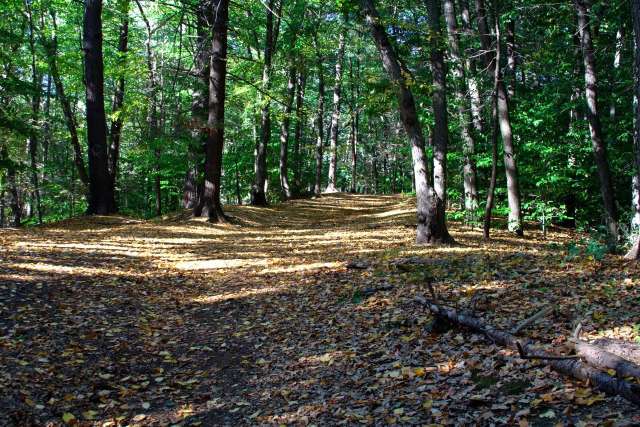
#> input picture nature images/2.jpg, 1280 x 853 px (shown at 1/2 size)
$ python 'image merge.py'
#> lines starting #> are read from the running program, lines starting #| are printed output that depends on the picture
from PIL import Image
from os import path, mkdir
import random
import json
import pandas as pd

# resize image (shrink) by a scale factor s
def shrink(img, s):
    size = (int(img.size[0] / s), int(img.size[1] / s))
    return img.resize(size)

# overlay img2 onto img1
def place_image(img1, img2, c, flip=False):
    if flip:    # randomly flip image
        flip = random.randint(0, 1)
        if flip:
            img2 = img2.transpose(method=Image.FLIP_LEFT_RIGHT)

    # Pasting img2 image on top of copy of img1
    img = img1.copy()
    img.paste(img2, c, mask = img2)
    return img

# create n images by merging img1 and img 2 and save to designated directory
# also create dataframe and save info
'''
dataframe columns:
filename: filename of generated image. format of number + .jpg
class: if image contains mushroom or not. generated images all contain mushrooms, default value is True
width: width of generated image
height: height of generated image
xmin, ymin, xmax, ymax: coordinates for bounding box
'''
def create_save_images(n, img1, img2, scale, c1, c2, flip, path):
    df = pd.DataFrame(columns = ["filename", "class", "width", "height", 'xmin', 'ymin', 'xmax', 'ymax'])

    # create and save image
    for i in range(n):
        # random range of coordinates c1 ~ c2
        random_coord = (random.randint(c1[0], c2[0]), random.randint(c1[1], c2[1]))

        # scale image by y coordinate
        # print(img2.size)
        obj = shrink(img2, scale[0] * (img1.size[1] / random_coord[1]) ** scale[1])
        # print(obj.size)

        # place img2 (obj) onto img1
        img = place_image(img1, obj, random_coord, flip)
        filename = str(i) + '.jpg'
        img.save(path + '/' + filename)

        # create and save dataframe
        data = [filename, "mushroom", img.size[0], img.size[1], random_coord[0], random_coord[1], random_coord[0] + obj.size[0], random_coord[1] + obj.size[1]]
        s = pd.Series(data, index=df.columns)
        df = df.append(s, ignore_index=True)
        df.to_csv('data.csv', index=False)

# helper functions for creating coco dataset
# [58 lines left out: functions image, _category, annotation, csv_to_coco, not called in this run]


if __name__ == "__main__":

    # Opening the primary image (used in background)
    img1 = Image.open(r"./nature images/2.jpg")
#> img1 is the input picture: PIL image 1280x853 RGB; mean R, G, B 68, 78.1, 59.4

    # Opening the secondary image (overlay image)
    img2 = Image.open(r"./mushroom images/3.png")
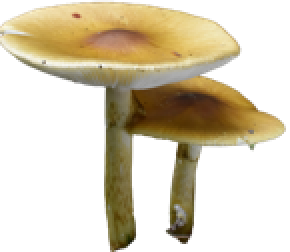
#> input picture mushroom images/3.png, 145 x 126 px (shown 2 times larger)
#> img2 is the input picture: PIL image 145x126 RGBA; mean R, G, B, A 68.6, 58.8, 36.1, 104.2

    # scale format: (shrink factor, (image size / mushroom y coord))
    scale = (1.5, 2)

    start_coord = (0, 456)
    max_coord = (img1.size[0]-img2.size[0], img1.size[1]-img2.size[1])
#> max_coord = (1135, 727)

    output_folder = "./created_images"
    if not path.exists(output_folder):
        mkdir(output_folder)

    create_save_images(100, img1, img2, scale, start_coord, max_coord, True, output_folder)
#> the loop in create_save_images, `for i in range(n):` made 1 pass
#> pass 1, in create_save_images, `obj = shrink(img2, scale[0] * (img1.size[1] / random_coord[1]) ** scal..`:
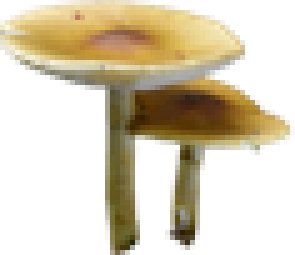
#> obj: PIL image 59x51 RGBA (shown 5 times larger); mean R, G, B, A 73.2, 63, 39, 104.2; transparent parts drawn white
#> (the run stopped early here; a loop or call above may not have finished)
